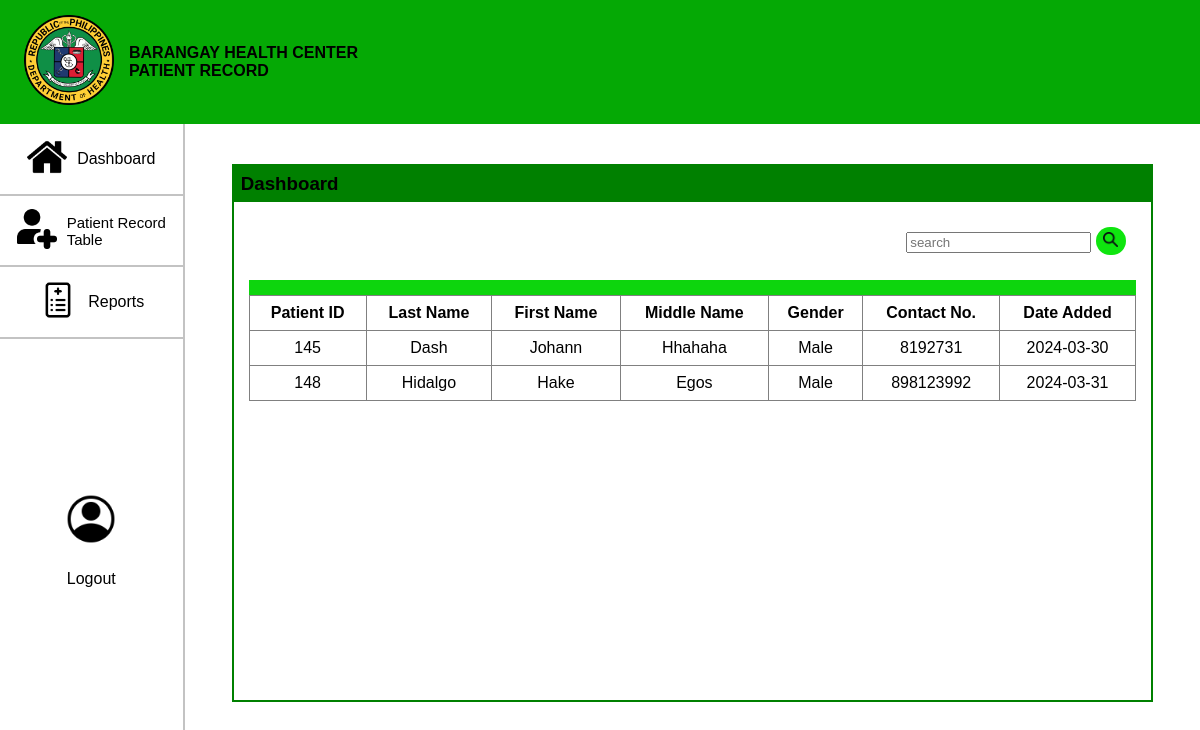
The page /dash.php on the database its author committed.
### tables this page shows
CREATE TABLE `patient_info` (
  `patient_id` int(15) NOT NULL,
  `patient_lname` varchar(300) NOT NULL,
  `patient_fname` varchar(300) NOT NULL,
  `patient_mname` varchar(300) NOT NULL,
  `patient_num` int(11) NOT NULL,
  `patient_address` varchar(300) NOT NULL,
  `patient_age` int(11) NOT NULL,
  `patient_bday` date NOT NULL,
  `patient_bplace` varchar(300) NOT NULL,
  `patient_cstatus` varchar(300) NOT NULL,
  `patient_gender` varchar(300) NOT NULL,
  `patient_religion` varchar(300) NOT NULL,
  `patient_occupation` varchar(300) NOT NULL,
  `patient_date` date NOT NULL,
  `complaint` varchar(300) NOT NULL,
  `exam` text NOT NULL,
  `history` text NOT NULL,
  `treatment` text NOT NULL,
  `allergies` text NOT NULL,
  `blood_pressure` int(11) NOT NULL,
  `respiratory` int(11) NOT NULL,
  `refill` int(11) NOT NULL,
  `temperature` int(11) NOT NULL,
  `weight1` int(11) NOT NULL,
  `pulse` int(11) NOT NULL,
  `physician` varchar(300) NOT NULL
);

### dash.php (the view, shortened to what this page needs)
<!DOCTYPE html>
<html lang="en">
<head>
    <link rel="stylesheet" href="dash-style.css">
</head>
<body>
    <div class="container">
        <div class="panel">
            <div><img src="DOH.png" height="90PX"></div>
            <h4>BARANGAY HEALTH CENTER<BR>PATIENT RECORD</h4>
        </div>
        <div class="panel">
            <a href="dash.php">
                <div><img src="dash.png" height="40px"></div>
                <div>Dashboard</div>
            </a>
        </div>
        <div class="panel">
            <a href="patient-list.php">
                <div><img src="patient.png" height="40px"></div>
                <div>Patient Record <br>Table</div>
            </a>
        </div>
        <div class="panel">
            <a href="report.php">
                <div><img src="report.png" height="40px"></div>
                <div>Reports</div>
            </a>
        </div>
        <div class="panel">
            <div>
                <a href="profile.php"><img src="account.png" height="50"></a>
            </div>
            <div>
                <a href="logout.php">
                    <div>Logout</div>
                </a>
            </div>
        </div>
        <div class="panel">
            <div class="title">
                <h3>Dashboard</h3>
            </div>
            <div class="add-search">
                <div class="search1">
                    <input type="text" id="search" name="search" placeholder="search">
                    <button><img src="search (2).png" height="15px"></button>
                </div>
        </div>
        <div class="ta-container">
            <div class="head-ta">
            </div>
            <table>
            <thead>
                <tr>
                    <th>Patient ID</th>
                    <th>Last Name</th>
                    <th>First Name</th>
                    <th>Middle Name</th>
                    <th>Gender</th>
                    <th>Contact No.</th>
                    <th>Date Added</th>
                </tr>
                </thead>
               <tbody>
               <?php
                        $servername = "localhost";
                        $username = "root";
                        $password = "";
                        $dbname = "brghealth";
                        $conn = new mysqli($servername, $username, $password, $dbname);
                        $sql = "SELECT * FROM patient_info";
                        $result = $conn->query($sql);
                        if ($result->num_rows > 0) {
                            while($row = $result->fetch_assoc()) {
                                echo "<tr>";
                                echo "<td>".$row["patient_id"]."</td>";
                                echo "<td>".$row["patient_lname"]."</td>";
                                echo "<td>".$row["patient_fname"]."</td>";
                                echo "<td>".$row["patient_mname"]."</td>";
                                echo "<td>".$row["patient_gender"]."</td>";
                                echo "<td>".$row["patient_num"]."</td>";
                                echo "<td>".$row["patient_date"]."</td>";
                                echo "</tr>";
                            }
                        }
                        ?>
               </tbody>
               </table>
        </div>
    </div>
</body>
</html>

### dash-style.css (style rules this page uses)
body { margin: 0; font-family: Arial, Helvetica, sans-serif; min-height: 100vh; }
.container { display: grid; grid-template-columns: repeat(30, 30px,100%); }
.panel:first-child { background-color: rgb(5, 169, 5); display: flex; align-items: center; gap: 15px; padding: 15px 2%; grid-column: 1/31; }
.panel a { display: flex; align-items: center; text-decoration: none; gap: 10px; padding: 13px; color: black; }
.panel:nth-child(2) { display: flex; justify-content: center; border-right: 2px solid rgba(0, 0, 0, 0.236); border-bottom: 2px solid rgba(0, 0, 0, 0.236); grid-column: 1/2; }
.panel:nth-child(3) { font-size: 15px; display: flex; justify-content: center; border-right: 2px solid rgba(0, 0, 0, 0.236); border-bottom: 2px solid rgba(0, 0, 0, 0.236); grid-column: 1/2; }
.panel:nth-child(4) { display: flex; justify-content: center; border-right: 2px solid rgba(0, 0, 0, 0.236); border-bottom: 2px solid rgba(0, 0, 0, 0.236); grid-column: 1/2; }
.panel:nth-child(5) { display: flex; flex-direction: column; justify-content: center; align-items: center; border-right: 2px solid rgba(0, 0, 0, 0.236); grid-column: 1/2; grid-row: 5/6; height: 403px; }
.panel:nth-child(6) { margin-top: 40px; margin-bottom: 40px; margin-left: 40px; margin-right: 40px ; border: 2px solid green; grid-column: 3/30; grid-row: 2/6; }
.title h3 { margin: 0; background-color: green; padding: 7px; }
.add-search { display: flex; padding: 25px ; justify-content: right; align-items: center; }
.add-search button { background-color: rgb(15, 229, 15); width: 97px; padding: 7px; border-radius: 15px; border-style: none; }
.search1 button { padding: 5px; width: 30px; cursor: pointer; }
table { border-collapse: collapse; width: 100%; }
th,td { border: 1px solid gray; text-align: center; padding: 8px; margin-left: 10px; }
td { height: 15px; }
.ta-container { padding-left: 15px ; padding-right: 15px; }
.head-ta { background-color: rgb(13, 213, 13); height: 15px; }

### rows shown on the page
patient_info: patient_id "145", patient_lname "Dash", patient_fname "Johann", patient_mname "Hhahaha", patient_gender "Male", patient_num "8192731", patient_date "2024-03-30"
patient_info: patient_id "148", patient_lname "Hidalgo", patient_fname "Hake", patient_mname "Egos", patient_gender "Male", patient_num "898123992", patient_date "2024-03-31"
